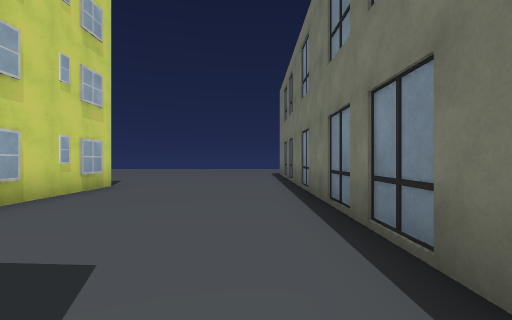
view 1 (above)

24 first-person views from a walk through a 3-D level made in the Unity game engine. The camera is 1.3 m above the floor, looks level and sees 85° across. The floor is counted in squares, 2 m on a side. Each view is taken from the middle of a square. On the plan, view 1 faces up. The plan holds only what a view shows up to about 9 squares ahead; the rest is blank. The place goes on beyond the plan. Some animated figures are left out. Some surface patterns are stand-ins.

view 2
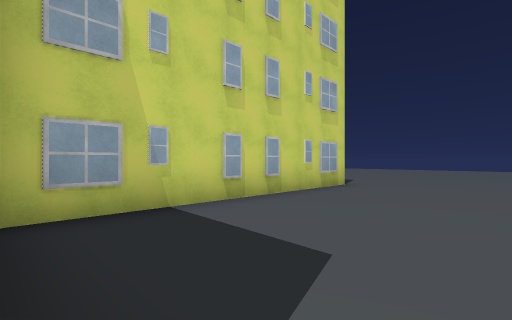

view 3
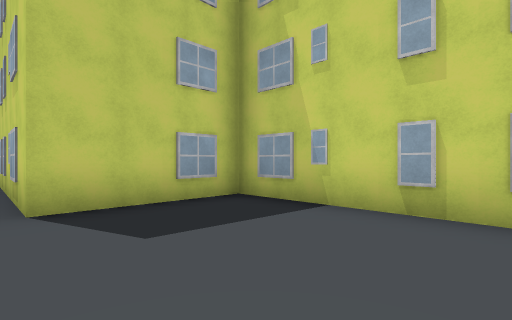

view 4
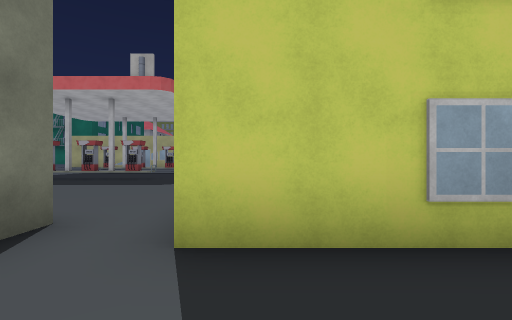

view 5
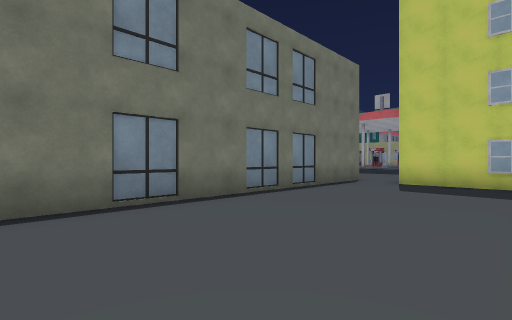

view 6
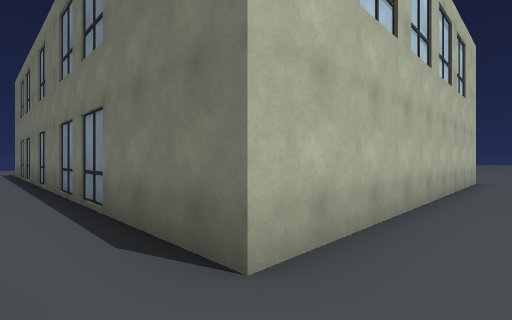

view 7
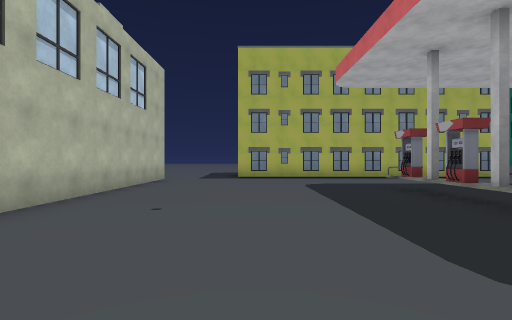

view 8
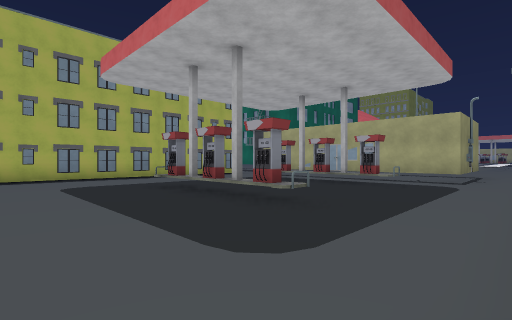

view 9
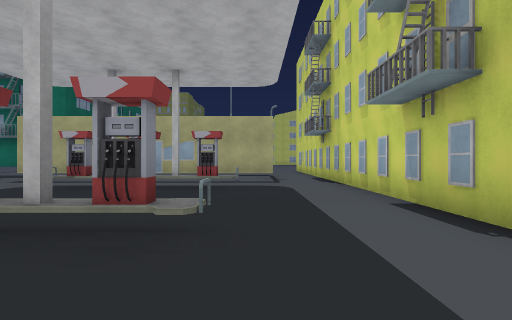

view 10
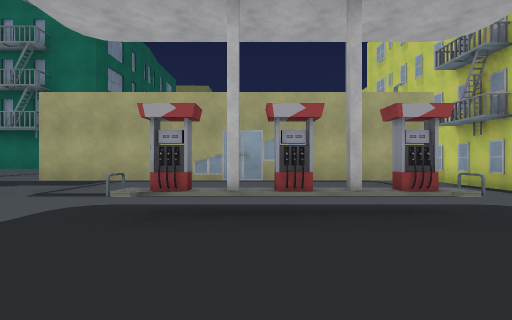

view 11
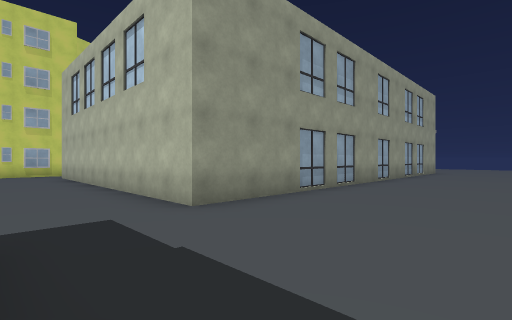

view 12
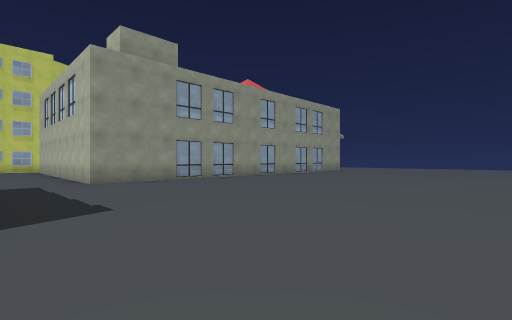

view 13
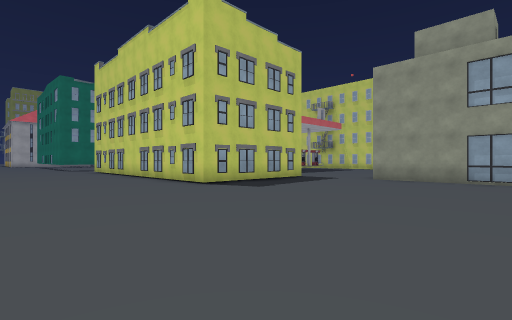

view 14
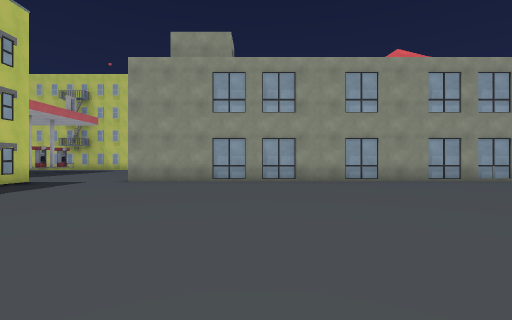

view 15
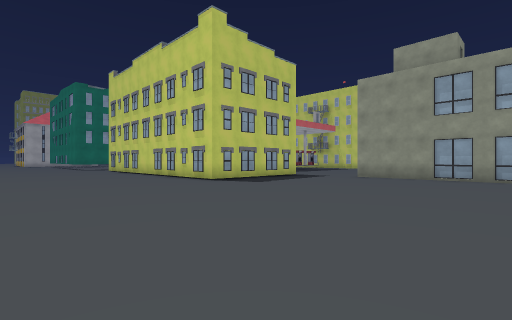

view 16
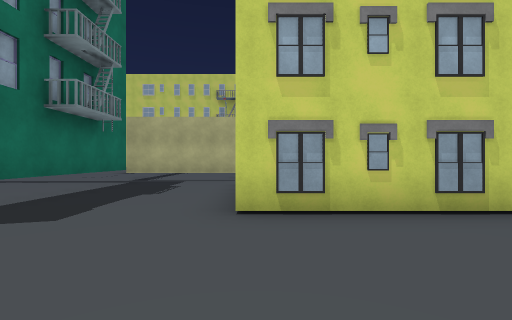

view 17
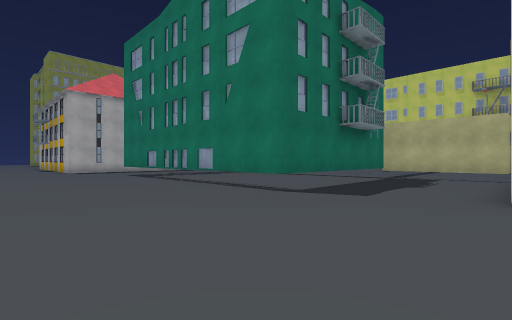

view 18
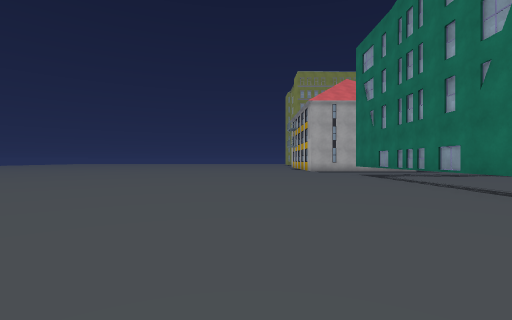

view 19
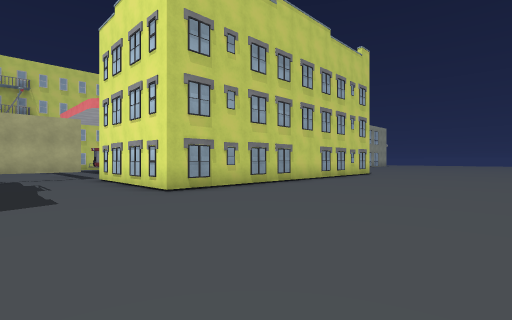

view 20
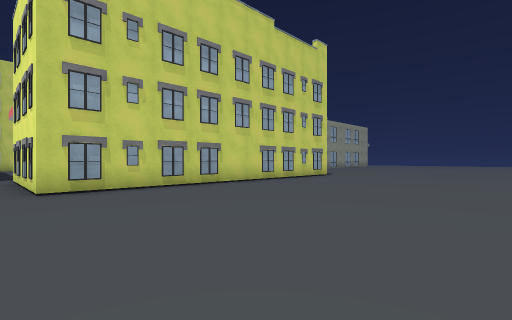

view 21
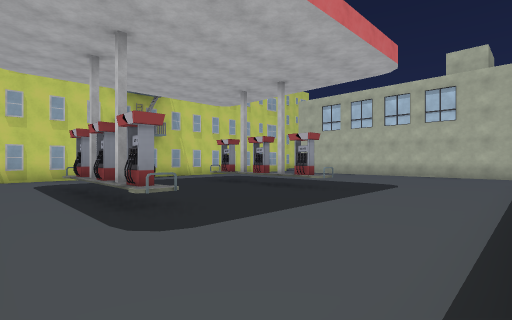

view 22
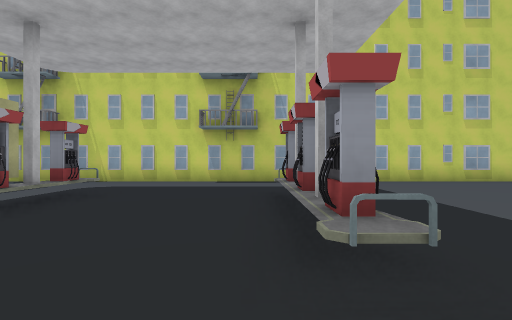

view 23
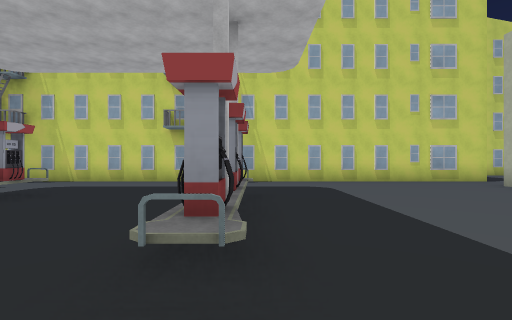

view 24
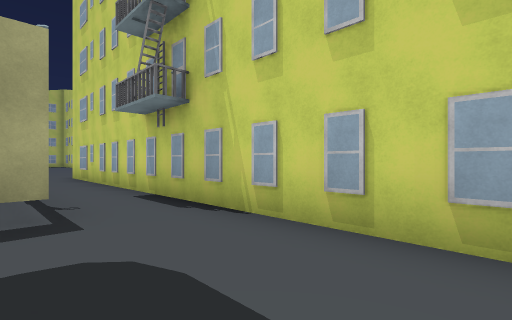

### Floor plan
Key: @ floor where view 1 was taken; # wall or solid block; . main floor; : floor 0.5 m higher than the main floor; ^ raised ledge; B building.
Columns run from 4 left of view 1 to 21 right of it. Each row starts with its distance up from view 1.
  8 .....#       #....  ..
  7 #....#       #........
  6 #....#       #.........
  5 #....#       #.........
  4 #....#       #...........
  3 #....#       #...........
  2 #....#       #...........
  1 #....#       #...........
  0 ####@#########...........
 -1    #.....................
 -2    #.....................
 -3    #.....................
 -4    #...........    ......
 -5    #...........    .......
 -6    #...........    .......
 -7    #...^^^^....    .......
 -8    #...........    .......
 -9    #...........    .......
-10    #...........    .......
-11    #...^^^^....    .......
-12    #...........    .......
-13    #...........##B#.......
-14    #..########............
-15    #..#      #............
-16    #..       #............
-17    #..       #######......
-18    #..       :     #......
-19    #..       :     #......
-20    #.        :     #......
-21              :#    #......
-22                    #......

Where each view was taken, in squares from view 1:
view 1: 0 up, 0 right, facing up
view 2: 0 up, 0 right, facing up-left
view 3: 4 up, 0 right, facing down-left
view 4: 2 up, 1 left, facing down
view 5: 8 up, 3 left, facing down-right
view 6: 2 down, 0 right, facing up-right
view 7: 4 down, 0 right, facing right
view 8: 4 down, 0 right, facing down-right
view 9: 5 down, 2 right, facing down
view 10: 8 down, 5 right, facing down
view 11: 3 down, 13 right, facing up-left
view 12: 3 down, 18 right, facing up-left
view 13: 3 up, 19 right, facing down-left
view 14: 3 up, 18 right, facing left
view 15: 4 up, 20 right, facing down-left
view 16: 13 down, 18 right, facing left
view 17: 13 down, 20 right, facing down-left
view 18: 13 down, 20 right, facing down
view 19: 16 down, 20 right, facing up-left
view 20: 14 down, 21 right, facing up-left
view 21: 13 down, 10 right, facing up-left
view 22: 8 down, 8 right, facing left
view 23: 7 down, 8 right, facing left
view 24: 10 down, 2 right, facing down-left
